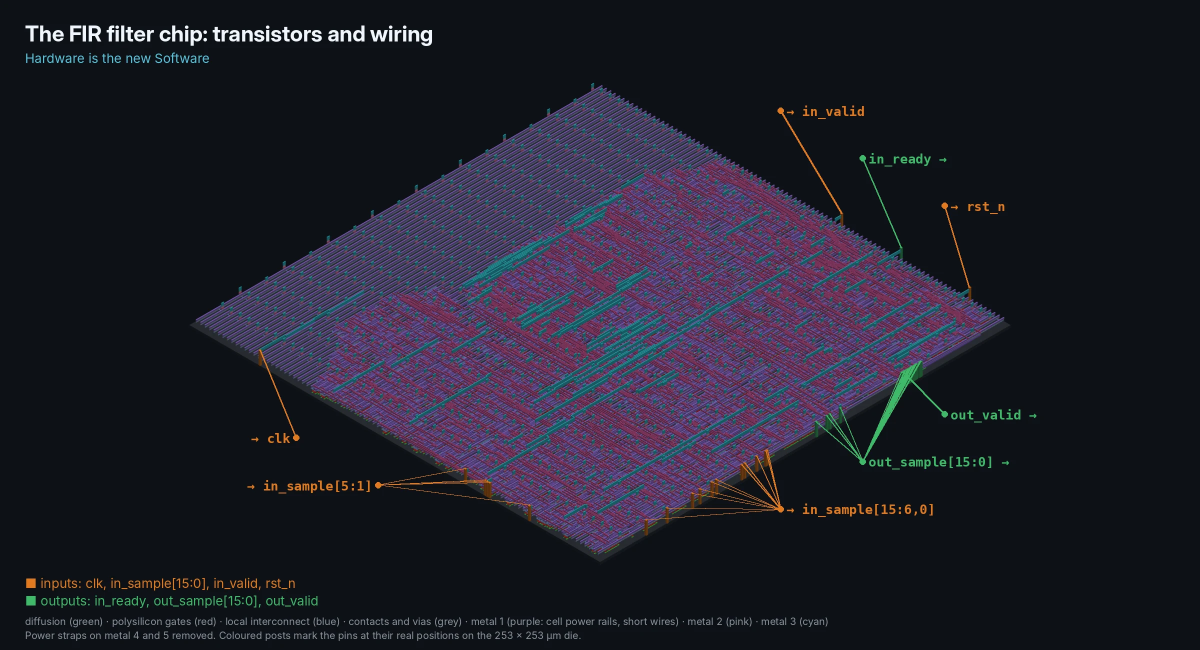
#> input picture docs/images/fir_iso_transistors.webp, 2400 x 1300 px (shown at 1/2 size)
$ python figures.py
#> lines starting #> are read from the running program, lines starting #| are printed output that depends on the picture
#!/usr/bin/env python3
"""figures.py -- concept diagrams for the analog bridge deck and README.

    python3 analog/figures.py        # writes slides/images/analog_*.png

The simulation plots (DAC linearity, ADC transfer curve, the signal chain)
come from real ngspice and Icarus runs instead: `make -C analog plot`.
Needs numpy, matplotlib and Pillow.
"""
import os

import matplotlib

matplotlib.use("Agg")
import matplotlib.pyplot as plt  # noqa: E402
import numpy as np  # noqa: E402
from matplotlib.patches import FancyArrowPatch, FancyBboxPatch  # noqa: E402

HERE = os.path.dirname(os.path.abspath(__file__))
REPO = os.path.dirname(HERE)
OUT = os.path.join(REPO, "slides", "images")
BLUE, ORANGE, GREY, GREEN, SOFT, RED = "#0f6e8c", "#e07a1f", "#5b6770", "#2e8b57", "#e3f1f5", "#c0392b"

plt.rcParams.update({
    "font.size": 12, "axes.spines.top": False, "axes.spines.right": False,
    "axes.grid": True, "grid.alpha": 0.3, "savefig.dpi": 150, "savefig.bbox": "tight",
})


def save(fig, name):
    os.makedirs(OUT, exist_ok=True)
    fig.savefig(os.path.join(OUT, name))
    plt.close(fig)
    print("wrote", os.path.relpath(os.path.join(OUT, name), REPO))


def box(ax, x, y, w, h, text, fc=SOFT, ec=BLUE, size=11):
    ax.add_patch(FancyBboxPatch((x, y), w, h, boxstyle="round,pad=0.02,rounding_size=0.08",
                                fc=fc, ec=ec, lw=1.6))
    ax.text(x + w / 2, y + h / 2, text, ha="center", va="center", fontsize=size)


def arrow(ax, x1, y1, x2, y2, color=GREY):
    ax.add_patch(FancyArrowPatch((x1, y1), (x2, y2), arrowstyle="-|>", mutation_scale=16,
                                 color=color, lw=1.6))


def bridge():
    """The real world, the bridge, and the digital chip in the middle."""
    from PIL import Image
    fig, ax = plt.subplots(figsize=(15, 5.2))
    ax.set(xlim=(0, 15), ylim=(0, 5.2))
    ax.axis("off")
    # analog zones and the digital zone
    ax.add_patch(FancyBboxPatch((0.1, 0.3), 4.6, 4.4, boxstyle="round,pad=0.02", fc="#fdf1e6",
                                ec="none"))
    ax.add_patch(FancyBboxPatch((10.3, 0.3), 4.6, 4.4, boxstyle="round,pad=0.02", fc="#fdf1e6",
                                ec="none"))
    ax.add_patch(FancyBboxPatch((4.9, 0.3), 5.2, 4.4, boxstyle="round,pad=0.02", fc="#eef6f9",
                                ec="none"))
    ax.text(2.4, 4.45, "analog: continuous time and value", ha="center", color=ORANGE, fontsize=11)
    ax.text(12.6, 4.45, "analog again", ha="center", color=ORANGE, fontsize=11)
    ax.text(7.5, 4.45, "digital: samples and numbers", ha="center", color=BLUE, fontsize=11)

    t = np.linspace(0, 1, 300)
    sig = 0.35 * np.sin(2 * np.pi * 2 * t) + 0.1 * np.sin(2 * np.pi * 15 * t)
    ax.plot(0.35 + 1.0 * t, 3.45 + 0.8 * sig, color=GREY)
    ax.text(0.85, 2.45, "sensor /\nmicrophone", ha="center", fontsize=10)
    box(ax, 1.65, 2.9, 1.25, 0.8, "anti-alias\nfilter", size=10)
    box(ax, 3.2, 2.9, 1.3, 0.8, "S&H + ADC\n8-bit flash", fc="#fde3cc", ec=ORANGE, size=10)
    arrow(ax, 1.4, 3.3, 1.65, 3.3)
    arrow(ax, 2.9, 3.3, 3.2, 3.3)
    arrow(ax, 4.5, 3.3, 5.25, 3.3, BLUE)

    img = Image.open(os.path.join(REPO, "docs", "images", "fir_iso_transistors.webp")).convert("RGB")
#> img is the input picture: PIL image 2400x1300 RGB; mean R, G, B 32.1, 31.3, 43.1
    ax.imshow(np.asarray(img), extent=(5.3, 9.7, 0.85, 4.15), zorder=1)
    ax.text(7.5, 0.5, "designs/fir: the 16-tap FIR chip (sky130)", ha="center", fontsize=10,
            color=BLUE)
    arrow(ax, 9.75, 3.3, 10.45, 3.3, BLUE)
    box(ax, 10.45, 2.9, 1.3, 0.8, "R-2R DAC\n8-bit", fc="#fde3cc", ec=ORANGE, size=10)
    box(ax, 12.05, 2.9, 1.4, 0.8, "reconstruction\nfilter", size=10)
    arrow(ax, 11.75, 3.3, 12.05, 3.3)
    arrow(ax, 13.45, 3.3, 13.7, 3.3)
    ax.plot(13.75 + 1.0 * t, 3.45 + 0.28 * np.sin(2 * np.pi * 2 * t - 0.6), color=GREY)
    ax.text(14.25, 2.45, "speaker /\nactuator", ha="center", fontsize=10)
    ax.text(2.4, 1.3, "ngspice + Xschem\nsch/adc_flash8.sch", ha="center", fontsize=10, color=GREY)
    ax.text(12.6, 1.3, "ngspice + Xschem\nsch/dac_r2r8.sch", ha="center", fontsize=10, color=GREY)
    save(fig, "analog_bridge.png")
#> in save, `fig.savefig(os.path.join(OUT, name))`:
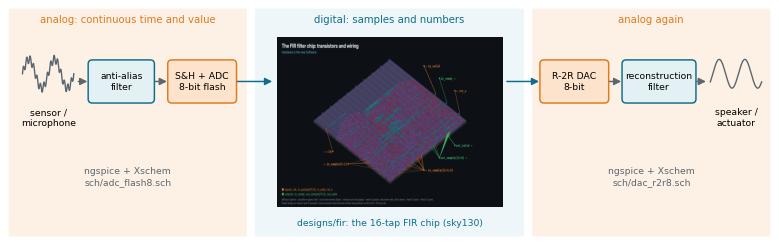
#> figure drawn by matplotlib, 1 panel


def sampling():
    """Sampling in time, quantising in value, and what aliasing does."""
    fig, ax = plt.subplots(1, 2, figsize=(13, 3.9))
    t = np.linspace(0, 1, 1000)
    x = 0.42 * np.sin(2 * np.pi * t) + 0.5
    ts = np.arange(0, 1, 1 / 16)
    xs = 0.42 * np.sin(2 * np.pi * ts) + 0.5
    q = np.clip(np.floor(xs * 8 + 0.5), 0, 7) / 8
    ax[0].plot(t, x, color=GREY, label="analog input")
    ax[0].step(ts, q, where="post", color=BLUE, lw=2, label="3-bit codes, held")
    ax[0].plot(ts, xs, "o", color=ORANGE, ms=5, label="samples")
    ax[0].set_yticks(np.arange(9) / 8, [str(i) for i in range(8)] + [""])
    ax[0].set(title="sample in time, quantise in value", xlabel="time (periods)",
              ylabel="code")
    ax[0].legend(fontsize=9, loc="lower left")

    fs = 20.0
    t = np.linspace(0, 1, 2000)
    ts = np.arange(0, 1, 1 / fs)
    ax[1].plot(t, np.sin(2 * np.pi * 15 * t), color=GREY, lw=0.8, label="15 kHz input")
    ax[1].plot(t, np.sin(2 * np.pi * -5 * t), "--", color=RED, label="what the samples say: 5 kHz")
    ax[1].plot(ts, np.sin(2 * np.pi * 15 * ts), "o", color=ORANGE, ms=6, label="samples at 20 kS/s")
    ax[1].set(title="aliasing: above fs/2, a tone folds back", xlabel="time (ms)",
              ylim=(-1.4, 2.2))
    ax[1].legend(fontsize=9, loc="upper right", ncol=3)
    save(fig, "analog_sampling.png")
#> call 2 of save, with name = 'analog_sampling.png'
#> in save (call 2), `fig.savefig(os.path.join(OUT, name))`:
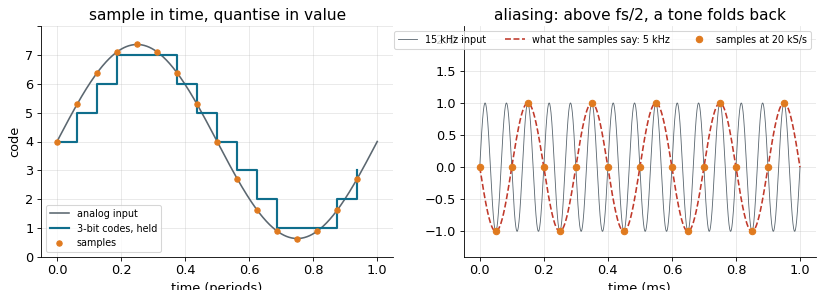
#> figure drawn by matplotlib, 2 panels; panel 1: curve peaks at x = 0.25, y = 0.92; panel 1: curve peaks at x = 0.188, y = 0.875; panel 1: curve peaks at x = 0.25, y = 0.92; panel 2: curve peaks at x = 0.683, y = 1


def r2r_weights():
    """Each bit adds VREF / 2^(8-i): binary weights from equal resistors."""
    fig, ax = plt.subplots(figsize=(8, 3.6))
    bits = np.arange(8)
    w = 1.8 / 2 ** (8 - bits)
    ax.bar([f"b{i}" for i in bits], w * 1e3, color=[BLUE] * 7 + [ORANGE])
    for i, v in enumerate(w):
        ax.text(i, v * 1e3 + 15, f"{v * 1e3:.1f}", ha="center", fontsize=9)
    ax.set(title="R-2R: bit i adds VREF / 2^(8-i) to the output",
           ylabel="mV", ylim=(0, 1000))
    save(fig, "analog_r2r_weights.png")
#> call 3 of save, with name = 'analog_r2r_weights.png'
#> in save (call 3), `fig.savefig(os.path.join(OUT, name))`:
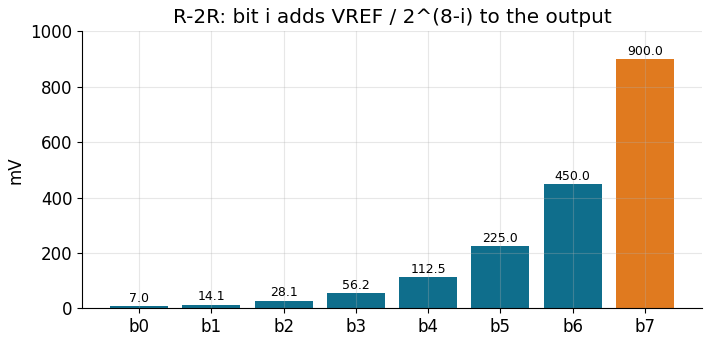
#> figure drawn by matplotlib, 1 panel; tallest bar 900 high, from x = 6.6 to 7.4


def architectures():
    """Why flash ADCs stop at about 8 bits: comparators vs conversion steps."""
    n = np.arange(1, 17)
    fig, ax = plt.subplots(figsize=(8.5, 3.9))
    ax.semilogy(n, 2 ** n - 1, "o-", color=ORANGE, label="flash: 2^N - 1 comparators, 1 step")
    ax.semilogy(n, n, "s-", color=BLUE, label="SAR: 1 comparator + DAC, N steps")
    ax.axvline(8, color=GREY, lw=0.8, ls="--")
    ax.text(8.2, 2e4, "this module: 8 bits\n255 comparators", fontsize=9, color=GREY)
    ax.set(title="cost of an N-bit ADC", xlabel="bits N", ylabel="comparators / steps")
    ax.legend(fontsize=9, loc="upper left")
    save(fig, "analog_adc_cost.png")
#> call 4 of save, with name = 'analog_adc_cost.png'
#> in save (call 4), `fig.savefig(os.path.join(OUT, name))`:
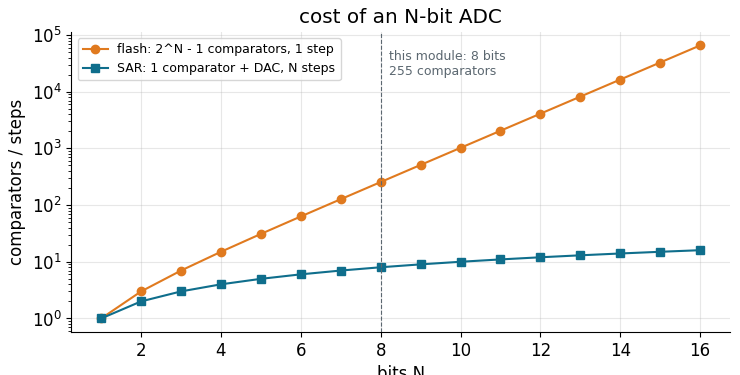
#> figure drawn by matplotlib, 1 panel; curve peaks at x = 16, y = 65535; curve peaks at x = 16, y = 16


def snr():
    """Ideal quantisation SNR = 6.02 N + 1.76 dB for a full-scale sine."""
    n = np.arange(4, 17)
    fig, ax = plt.subplots(figsize=(8, 3.6))
    ax.plot(n, 6.02 * n + 1.76, "o-", color=BLUE)
    ax.plot([8], [6.02 * 8 + 1.76], "o", color=ORANGE, ms=10)
    ax.annotate("8 bits: 49.9 dB", (8, 49.9), xytext=(9, 38), color=ORANGE,
                arrowprops=dict(arrowstyle="->", color=ORANGE))
    ax.annotate("16 bits (fir.v's Q1.15): 98 dB", (16, 98.1), xytext=(10.2, 92), color=GREY,
                arrowprops=dict(arrowstyle="->", color=GREY))
    ax.set(title="ideal SNR of an N-bit converter", xlabel="bits N", ylabel="SNR (dB)")
    save(fig, "analog_snr.png")
#> in save (call 5), `fig.savefig(os.path.join(OUT, name))`:
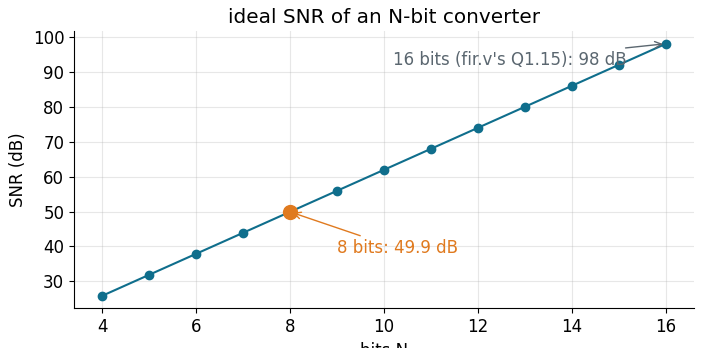
#> figure drawn by matplotlib, 1 panel; curve peaks at x = 16, y = 98.08


if __name__ == "__main__":
    bridge()
    sampling()
    r2r_weights()
    architectures()
    snr()

$ run again, with docs/images/aes_3d.webp copied over docs/images/fir_iso_transistors.webp
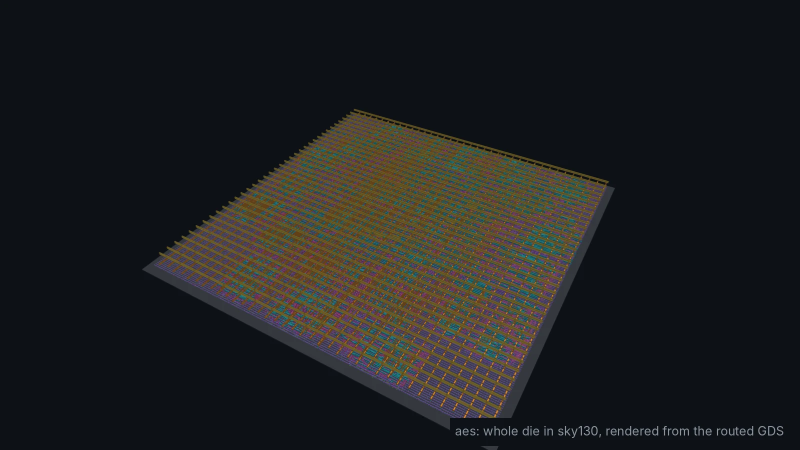
#> input picture docs/images/aes_3d.webp, 1600 x 900 px (shown at 1/2 size)
#> in bridge, img is the input picture: PIL image 1600x900 RGB; mean R, G, B 30.3, 31.5, 31.6
#> in save, `fig.savefig(os.path.join(OUT, name))`:
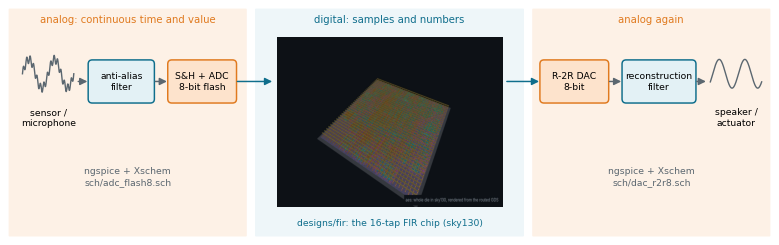
#> figure drawn by matplotlib, 1 panel

$ run again, with docs/images/aes_3d_closeup.webp copied over docs/images/fir_iso_transistors.webp
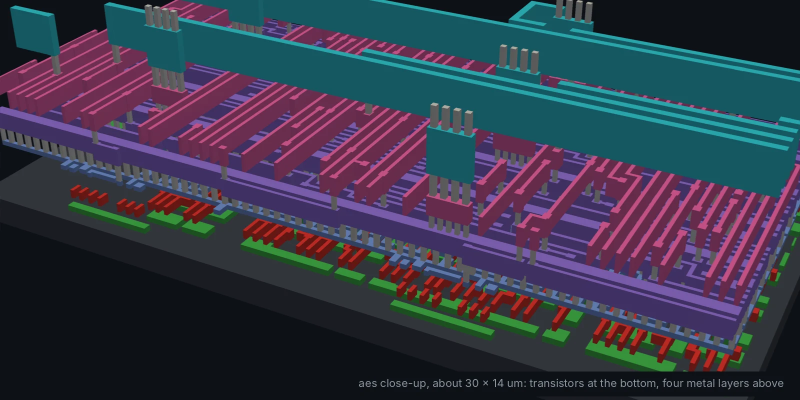
#> input picture docs/images/aes_3d_closeup.webp, 1600 x 800 px (shown at 1/2 size)
#> in bridge, img is the input picture: PIL image 1600x800 RGB; mean R, G, B 55.2, 57.7, 73.8
#> in save, `fig.savefig(os.path.join(OUT, name))`:
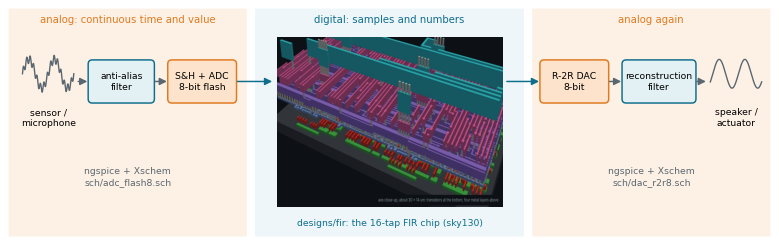
#> figure drawn by matplotlib, 1 panel

$ run again, with docs/images/aes_3d_transistors.webp copied over docs/images/fir_iso_transistors.webp
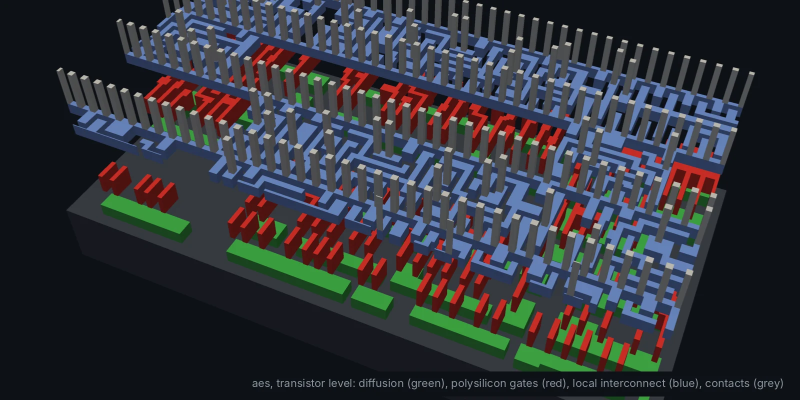
#> input picture docs/images/aes_3d_transistors.webp, 1600 x 800 px (shown at 1/2 size)
#> in bridge, img is the input picture: PIL image 1600x800 RGB; mean R, G, B 49.5, 52.5, 58.7
#> in save, `fig.savefig(os.path.join(OUT, name))`:
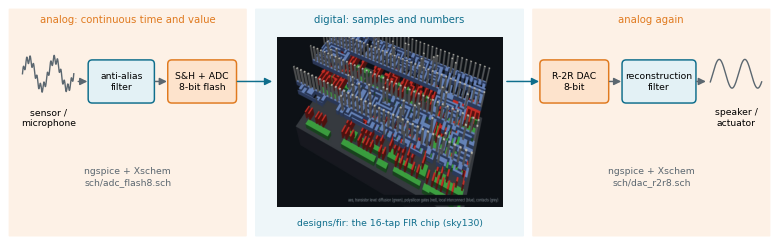
#> figure drawn by matplotlib, 1 panel
